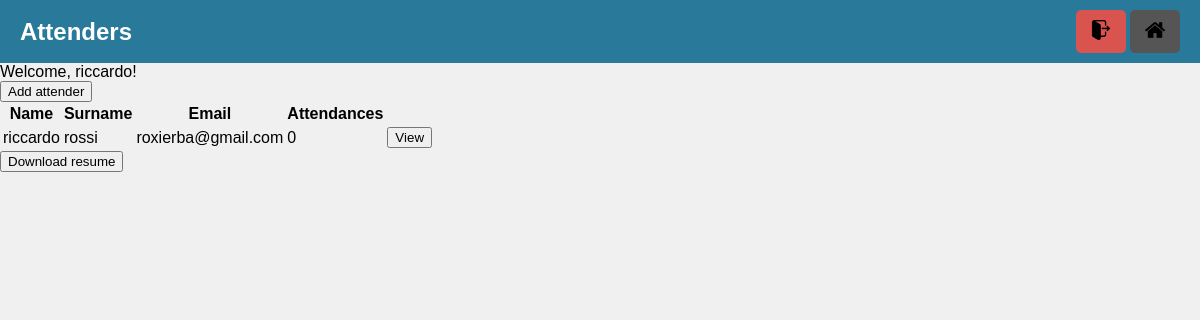
The page /attenders/ (signed in) on the database its author committed.
### checker/models.py (models this page shows, shortened)
class Attender(models.Model):
    name = models.CharField(max_length=250)
    surname = models.CharField(max_length=255)
    code = models.CharField(max_length=255, unique=True)
    email = models.EmailField(
        unique=True,
        error_messages={
            'unique': 'This email is already in use.',
            'invalid': 'Enter a valid email address.',
        }
    )
    email_verified = models.BooleanField(default=False)

### checker/views.py (the view, shortened to what this page needs)
# urls.py: path('attenders/', views.list_attenders, name='list_attenders'),
@login_required
def list_attenders(request):
    class AttenderShow:
        def __init__(self, attender):
            self.attender = attender
            self.attendances = Attendance.objects.filter(user=attender).count()
    attenders = [AttenderShow(a) for a in Attender.objects.all()]
    context = {
        "attenders": attenders,
    }
    return render(request, "attenders.html", context=context)

### templates/attenders.html (shortened to what this page needs)
{% extends 'base.html' %}
{% block header%}
    Attenders
{% endblock %}
{% block content %}
    <button id="add-attender">Add attender</button>
    <table>
        <thead>
            <tr>
                <th>Name</th>
                <th>Surname</th>
                <th>Email</th>
                <th>Attendances</th>
            </tr>
        </thead>
        <tbody>
            {% for attender in attenders %}
                <tr>
                    <td>{{ attender.attender.name }}</td>
                    <td>{{ attender.attender.surname }}</td>
                    <td>{{ attender.attender.email }}</td>
                    <td>{{ attender.attendances }}</td>
                    <td><button id="redirect-attender-{{ attender.attender.id }}">View</button></td>
                </tr>
            {% endfor %}
        </tbody>
    </table>
    <button id="download">Download resume</button>
{% endblock %}

### templates/base.html (shortened to what this page needs)
<!DOCTYPE html>
<html lang="en">
<head>
    {% load static %}
    <link rel="stylesheet" href="{% static 'checker/css/base.css' %}">
</head>
<body>
    <header class="header">
        <div class="navbar-brand">
            {% block header %}Base template{% endblock %}
        </div>
        {% if user.is_authenticated %}
            <div class="navbar-buttons">
                <button id="logout" class="navbar-button logout-button">
                    <img class="navbar-image" src="{% static 'checker/images/logout.png' %}" alt="Logout" class="header-button-image">
                </button>
                <button id="home" class="navbar-button">
                    <img class="navbar-image" src="{% static 'checker/images/home.png' %}" alt="Home" class="header-button-image">
                </button>
            </div>
        {% endif %}
    </header>
    <main>
        {% if user.is_authenticated %}
        <div>Welcome, {{ user.username }}!</div>
        {% endif %}
        {% block content %}{% endblock %}
    </main>
</body>
</html>

### checker/static/checker/css/base.css (style rules this page uses)
.header { justify-content: space-between; align-items: center; background-color: #29799b; color: white; padding: 10px 20px; display: flex; }
.navbar-brand { font-size: 1.5em; font-weight: bold; display: inline; }
.navbar-buttons { display: inline; gap: 15px; background: none; border: none; padding: 0; cursor: pointer; }
.navbar-button { text-decoration: none; color: white; background-color: #555; padding: 10px 15px; border-radius: 5px; transition: background-color 0.3s ease; border: none; }
.logout-button { background-color: #d9534f; }
.navbar-image { width: 20px; height: 20px; }
body { font-family: Arial, sans-serif; margin: 0; padding: 0; background-color: #f0f0f0; }

### rows shown on the page
Attender: attender.name "riccardo", attender.surname "rossi", attender.email "roxierba@gmail.com"

### other values the page prints
{{ user.username }} "riccardo"
{{ attender.attendances }} "0"
